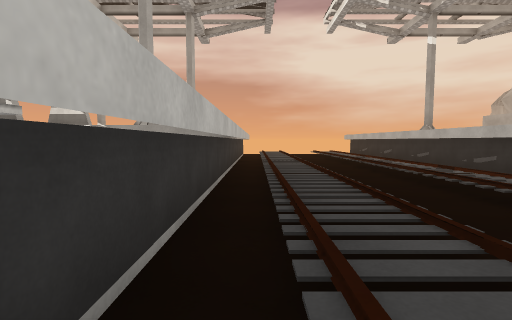
[1] (above)

22 first-person views from a walk through a scene from a Unity 3-D project. The camera is 1.4 m above the floor, tilts 4° down and sees 85° across. The floor is counted in squares, 2 m on a side. Each view is taken from the middle of a square. On the plan, view 1 faces up. The plan holds only what a view shows up to about 9 squares ahead; the rest is blank. The place goes on beyond the plan. Surface patterns are stand-ins for the level's own textures.

[2]
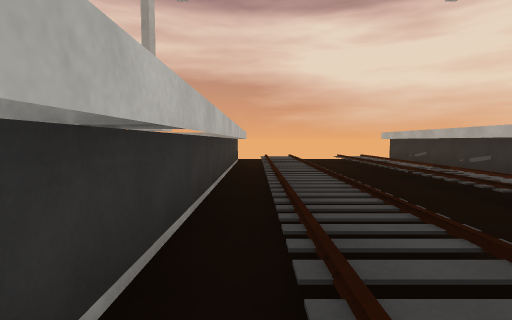

[3]
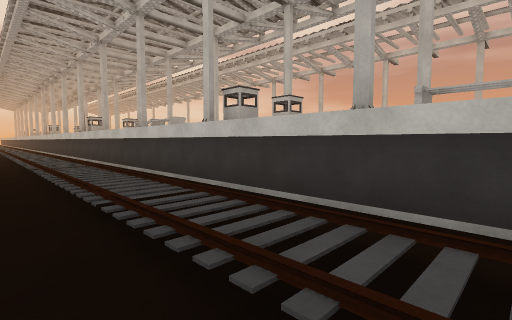

[4]
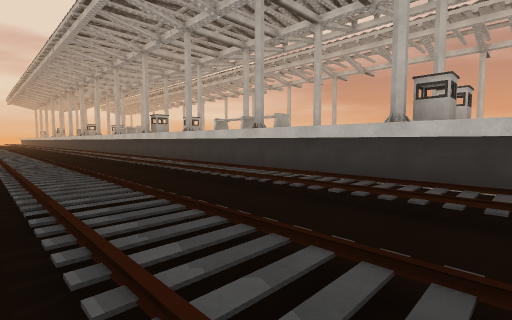

[5]
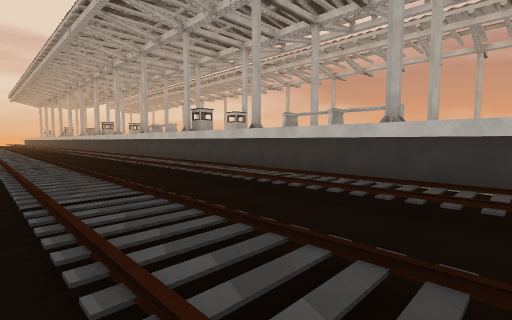

[6]
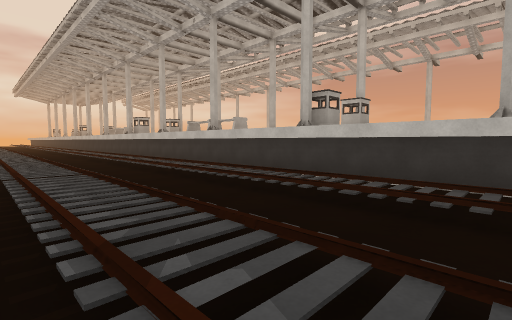

[7]
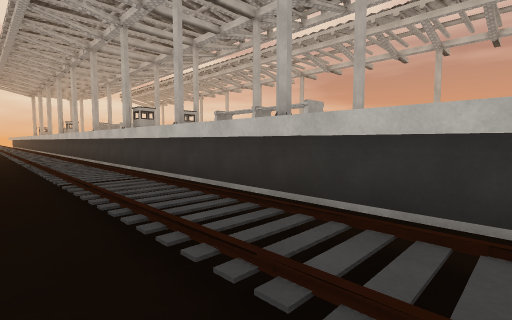

[8]
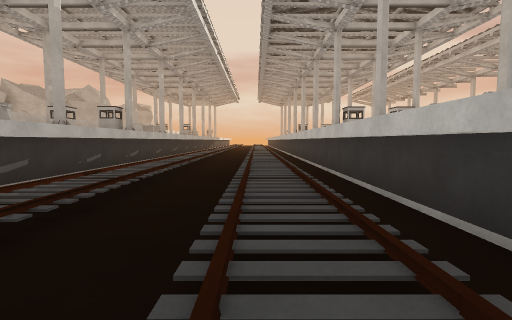

[9]
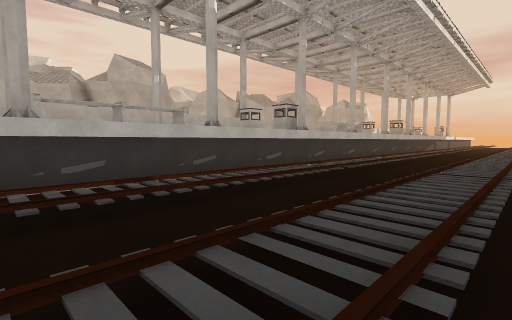

[10]
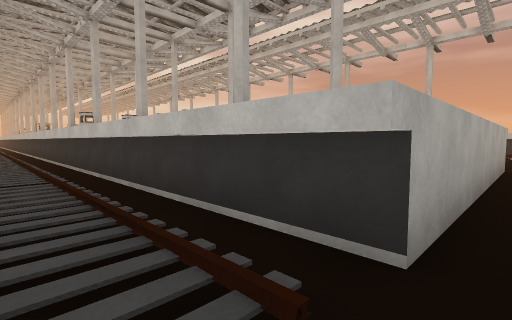

[11]
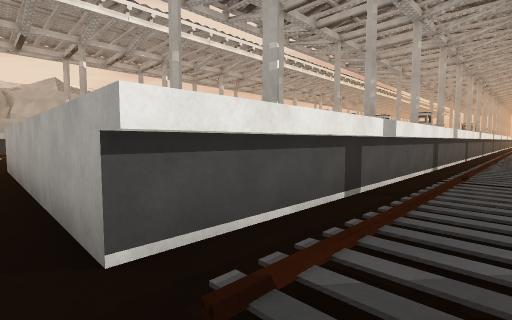

[12]
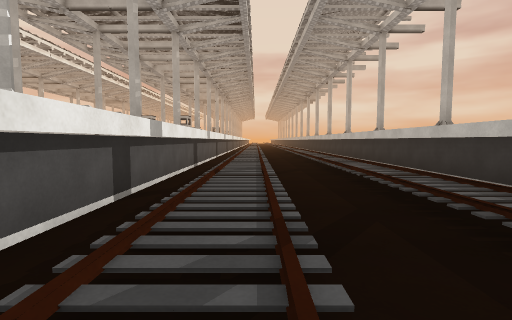

[13]
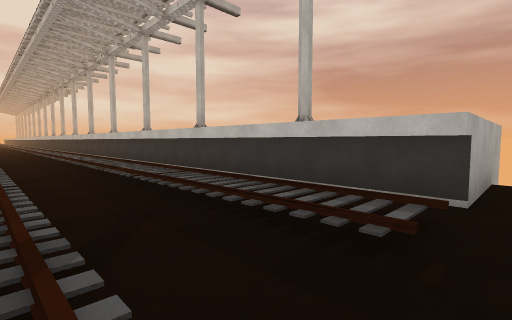

[14]
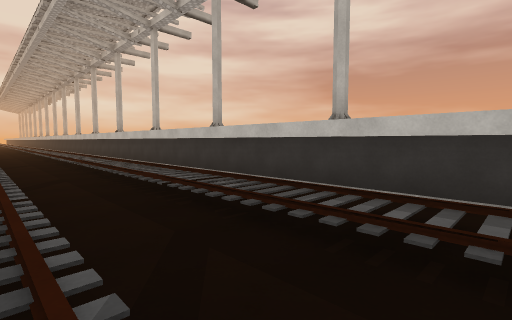

[15]
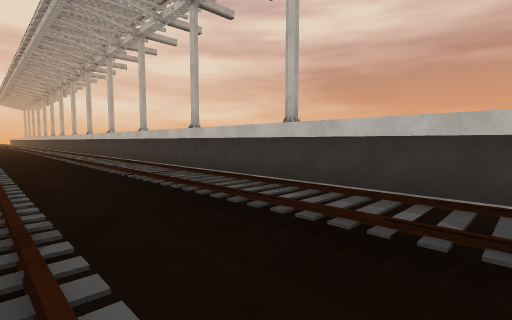

[16]
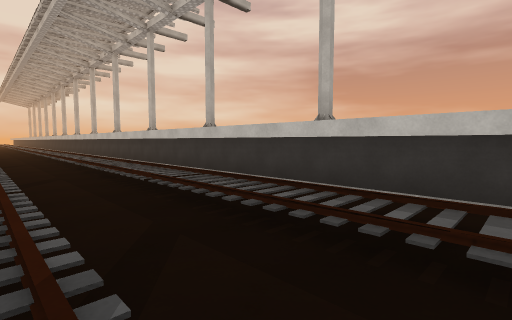

[17]
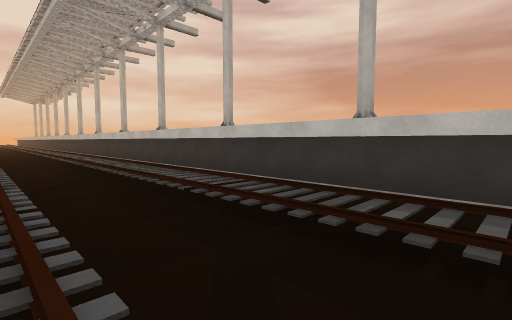

[18]
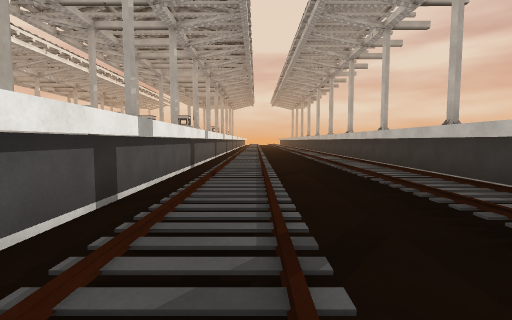

[19]
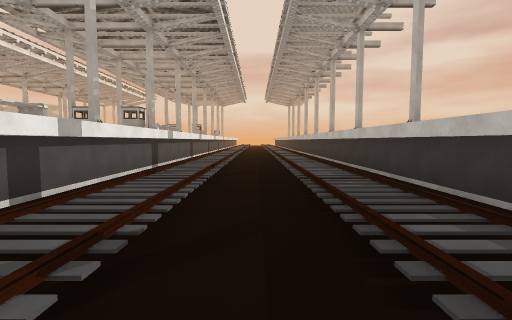

[20]
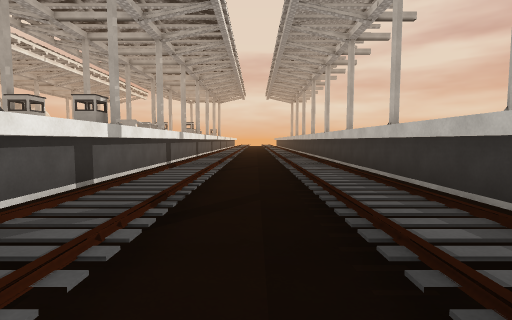

[21]
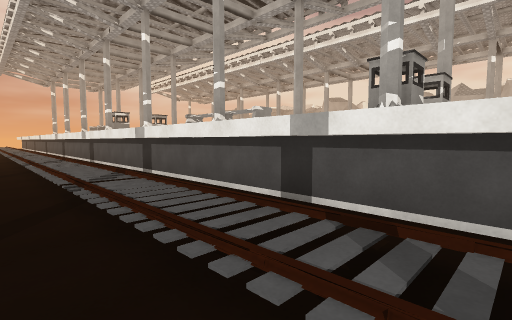

[22]
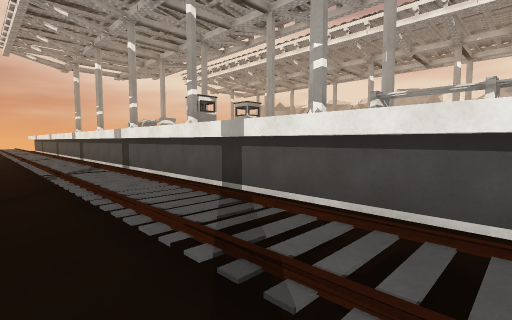

### Floor plan
Key: @ floor where view 1 was taken; # wall or solid block; . floor; / step, stairs or slope; ^ raised ledge.
Columns run from 15 left of view 1 to 5 right of it. Each row starts with its distance up from view 1.
 14 #................
 13 ###././/^^^^^^^//./#^
 12   #././/^     ^//./#^
 11   #././/^     ^//.//^
 10   #././/#     #//.//^
  9   #././/^     ^//.//^
  8   #././/^     ^//.//^
  7   #././/^     ^//.//^
  6   #././/#     #//.//#
  5   #././/##^ ^##//.//#
  4   #././/^  ^  ^//.//
  3   #././/^  ^  ^//./
  2   #././/   ^  #//.
  1   #././/^  ^  ^//.
  0   #././/^  ^  ^@/.//
 -1   #././/^  ^  ^//.//
 -2   #././/#  #  #//.//
 -3   #././/#######//.//
 -4   #././/^     ^//.//
 -5   #././/^  ^  ^//.//
 -6   #././/#  ^  #//.//
 -7   #././/^  ^  ^//.//
 -8   #././/^  ^  ^//.//
 -9   #././/^  ^  ^//.//
-10   #././/#     #//.//
-11   #././/^^ ^  ^//.//
-12   #././/^  ^  ^//.//
-13   #././/^  ^  ^//.//
-14   #././/#  ^  #//.//
-15   ^././/^  ^  ^//.//
-16   ^././/^  ^  ^//.//
-17   ^././/^  ^  ^//.//
-18   ^././/^  ^  ^//.//^
-19  ##././/##^^^##//.//#
-20   ^././/^     ^//./#^
-21   ^././/^     ^//./#^
-22   ^././/^     ^//.//^
-23   #././/#     #//.//^
-24   ^././/^     ^//.//^
-25   ^././/^     ^//.//^
-26   ^././/^      //.//^

Positions as (right, up) in squares from view 1, and headings:
1: (0, 0), facing up
2: (0, 4), facing up
3: (2, 4), facing down-left
4: (4, 0), facing down-left
5: (4, -4), facing down-left
6: (4, -10), facing down-left
7: (2, -15), facing down-left
8: (1, -15), facing down
9: (0, -18), facing down-right
10: (1, 14), facing down-left
11: (-9, 14), facing down-right
12: (-9, 14), facing down
13: (-9, 14), facing down-left
14: (-9, 9), facing down-left
15: (-9, 2), facing down-left
16: (-9, -3), facing down-left
17: (-9, -8), facing down-left
18: (-9, -11), facing down
19: (-10, -15), facing down
20: (-10, -18), facing down
21: (-10, -16), facing up-right
22: (-10, -9), facing up-right
